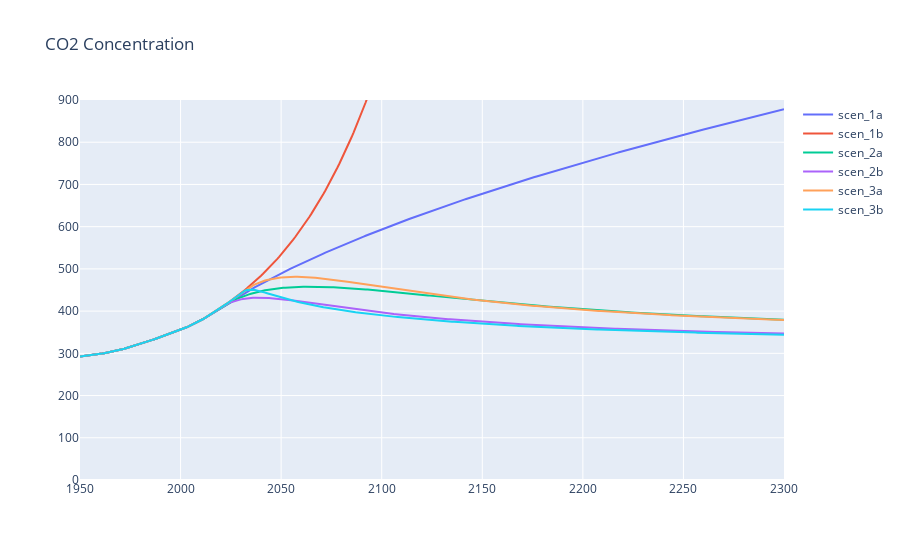

The notebook cell saved with this chart:
### Code cell
draw_scens("Concentration", "CO2 Concentration", scens, names, 900)

### Figure 1 — Plotly figure (JSON) as saved in the notebook; plotly's stock layout.template omitted (floating-point values rounded to 4 significant figures; data arrays with more than 128 entries replaced by an {"elided": "..."} marker saying what was removed)
{"data": [{"mode": "lines", "name": "scen_1a", "type": "scatter", "x": {"elided": "351 int values"}, "y": {"elided": "351 float values"}}, {"mode": "lines", "name": "scen_1b", "type": "scatter", "x": {"elided": "351 int values"}, "y": {"elided": "351 float values"}}, {"mode": "lines", "name": "scen_2a", "type": "scatter", "x": {"elided": "351 int values"}, "y": {"elided": "351 float values"}}, {"mode": "lines", "name": "scen_2b", "type": "scatter", "x": {"elided": "351 int values"}, "y": {"elided": "351 float values"}}, {"mode": "lines", "name": "scen_3a", "type": "scatter", "x": {"elided": "351 int values"}, "y": {"elided": "351 float values"}}, {"mode": "lines", "name": "scen_3b", "type": "scatter", "x": {"elided": "351 int values"}, "y": {"elided": "351 float values"}}], "layout": {"autosize": true, "title": {"text": "CO2 Concentration"}, "xaxis": {"autorange": true, "range": [1950, 2300], "type": "linear"}, "yaxis": {"range": [0, 900], "type": "linear"}}}
